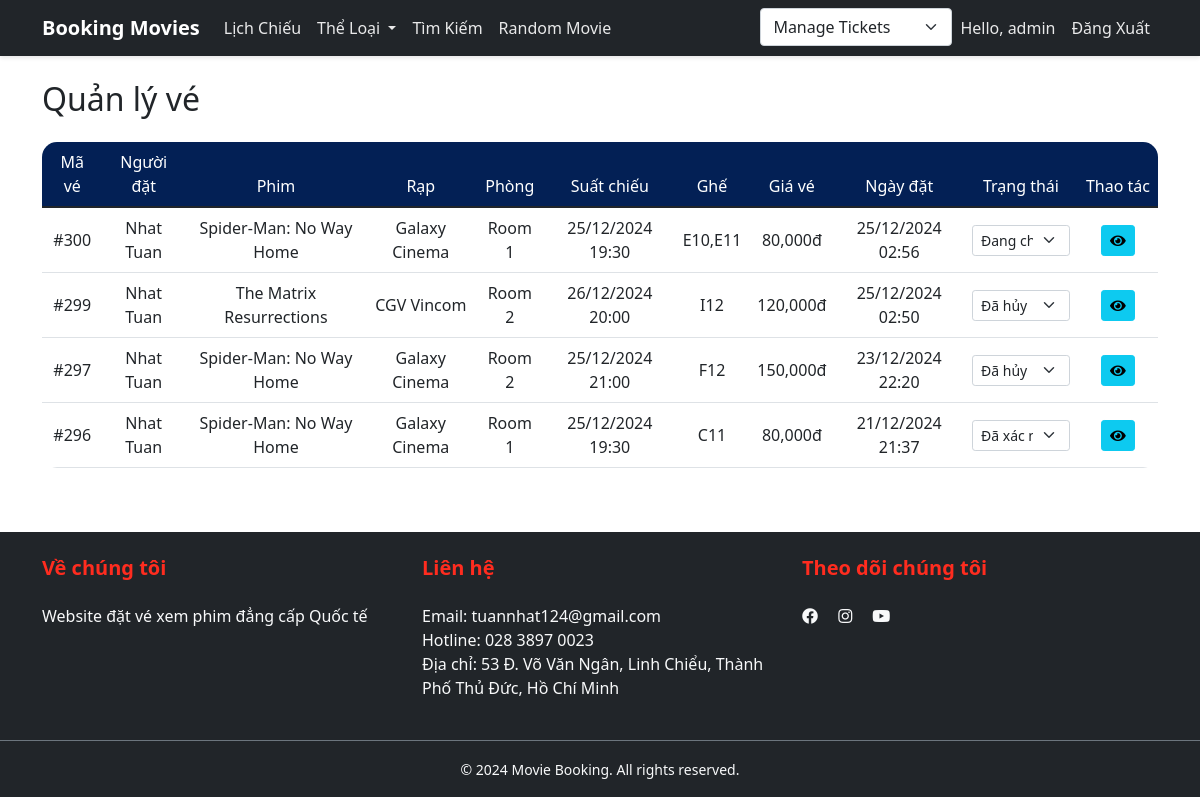
/Booking-movies/admin/manage_tickets.php (signed in), run on the app's committed database.
### tables this page shows
CREATE TABLE `users` (
  `id` int(11) NOT NULL,
  `username` varchar(50) NOT NULL,
  `password` varchar(255) NOT NULL,
  `email` varchar(100) NOT NULL,
  `fullname` varchar(100) DEFAULT NULL,
  `phone` varchar(15) DEFAULT NULL,
  `role` enum('admin','user') DEFAULT 'user',
  `status` enum('active','blocked') DEFAULT 'active',
  `created_at` timestamp NOT NULL DEFAULT current_timestamp(),
  `updated_at` timestamp NOT NULL DEFAULT current_timestamp() ON UPDATE current_timestamp()
);

CREATE TABLE `bookings` (
  `id` int(11) NOT NULL,
  `user_id` int(11) NOT NULL,
  `schedule_id` int(11) NOT NULL,
  `customer_name` varchar(255) DEFAULT NULL,
  `customer_email` varchar(255) DEFAULT NULL,
  `customer_phone` varchar(15) DEFAULT NULL,
  `total_price` decimal(10,2) NOT NULL,
  `payment_method` enum('cash','credit_card','momo') DEFAULT 'cash',
  `status` enum('pending','confirmed','cancelled') DEFAULT 'pending',
  `booking_code` varchar(20) NOT NULL,
  `created_at` timestamp NOT NULL DEFAULT current_timestamp(),
  `updated_at` timestamp NOT NULL DEFAULT current_timestamp() ON UPDATE current_timestamp()
);

CREATE TABLE `movies` (
  `id` int(11) NOT NULL,
  `title` varchar(255) NOT NULL,
  `description` text DEFAULT NULL,
  `poster` varchar(255) DEFAULT NULL,
  `trailer_url` varchar(255) DEFAULT NULL,
  `duration` int(11) NOT NULL,
  `release_date` date NOT NULL,
  `country` varchar(100) DEFAULT 'Việt Nam',
  `director` varchar(100) DEFAULT NULL,
  `status` enum('coming_soon','now_showing','ended') DEFAULT 'coming_soon',
  `rates` decimal(3,1) DEFAULT 10.0,
  `created_at` timestamp NOT NULL DEFAULT current_timestamp(),
  `updated_at` timestamp NOT NULL DEFAULT current_timestamp() ON UPDATE current_timestamp(),
  `banner_title` varchar(255) DEFAULT NULL,
  `banner_description` text DEFAULT NULL
);

CREATE TABLE `theaters` (
  `id` int(11) NOT NULL,
  `name` varchar(255) NOT NULL,
  `address` varchar(255) NOT NULL,
  `phone` varchar(15) DEFAULT NULL,
  `total_seats` int(11) DEFAULT NULL,
  `created_at` timestamp NOT NULL DEFAULT current_timestamp(),
  `updated_at` timestamp NOT NULL DEFAULT current_timestamp() ON UPDATE current_timestamp()
);

CREATE TABLE `rooms` (
  `id` int(11) NOT NULL,
  `theater_id` int(11) NOT NULL,
  `name` varchar(255) NOT NULL,
  `capacity` int(11) NOT NULL,
  `room_type` enum('2D','3D','4D') DEFAULT '2D',
  `status` enum('active','maintenance') DEFAULT 'active',
  `created_at` timestamp NOT NULL DEFAULT current_timestamp(),
  `updated_at` timestamp NOT NULL DEFAULT current_timestamp() ON UPDATE current_timestamp()
);

CREATE TABLE `schedules` (
  `id` int(11) NOT NULL,
  `movie_id` int(11) NOT NULL,
  `room_id` int(11) NOT NULL,
  `show_date` date NOT NULL,
  `show_time` time NOT NULL,
  `price` decimal(10,2) NOT NULL,
  `status` enum('active','cancelled') DEFAULT 'active',
  `created_at` timestamp NOT NULL DEFAULT current_timestamp(),
  `updated_at` timestamp NOT NULL DEFAULT current_timestamp() ON UPDATE current_timestamp()
);

### Booking-movies/app/models/Movie.php (called while the page is built, shortened)
<?php
require_once 'db.php';
class Movie extends Database
{
    public function getAllMovies($status = null)
    {
        $sql = "SELECT * FROM movies";
        $sql .= " ORDER BY release_date DESC";
        $stmt = self::$connection->prepare($sql);
        return $this->select($stmt);
    }
}

### Booking-movies/app/models/db.php (called while the page is built, shortened)
<?php
class Database
{
    public function select($sql)
    {
        $sql->execute();
        return $sql->get_result()->fetch_all(MYSQLI_ASSOC);
    }
}

### Booking-movies/app/models/User.php (called while the page is built, shortened)
<?php
require_once 'db.php';
class User extends Database
{
    public function getUserById($id)
    {
        $sql = "SELECT * FROM users WHERE id = ?";
        $stmt = self::$connection->prepare($sql);
        $stmt->bind_param("i", $id);
        return $this->select($stmt);
    }
}

### Booking-movies/app/models/Booking.php (called while the page is built, shortened)
<?php
require_once 'db.php';
class Booking extends Database
{
    public function getTotalBookings() {
        $sql = "SELECT COUNT(*) as total FROM bookings";
        $result = self::$connection->query($sql);
        $row = $result->fetch_assoc();
        return $row['total'];
    }
    public function getBookingsByPagination($offset, $limit) {
        $sql = "SELECT b.*, u.fullname, u.email, u.phone,
                m.title, r.name as room_name, t.name as theater_name,
                s.show_date, s.show_time, s.price,
                GROUP_CONCAT(st.seat_row, st.seat_number ORDER BY st.seat_row, st.seat_number) as seat_codes
                FROM bookings b
                JOIN users u ON b.user_id = u.id
                JOIN schedules s ON b.schedule_id = s.id
                JOIN movies m ON s.movie_id = m.id
                JOIN rooms r ON s.room_id = r.id
                JOIN theaters t ON r.theater_id = t.id
                JOIN booking_seats bs ON b.id = bs.booking_id
                JOIN seats st ON bs.seat_id = st.id
                GROUP BY b.id
                ORDER BY b.created_at DESC
                LIMIT ?, ?";
        $stmt = self::$connection->prepare($sql);
        $stmt->bind_param("ii", $offset, $limit);
        $stmt->execute();
        $result = $stmt->get_result();
        return $result->fetch_all(MYSQLI_ASSOC);
    }
}

### Booking-movies/app/common/Pagination.php (called while the page is built, shortened)
<?php
class Pagination {
    private $itemsPerPage;
    private $offset;
    public function __construct($totalItems, $itemsPerPage = 10, $currentPage = 1) {
        $this->totalItems = $totalItems;
        $this->itemsPerPage = $itemsPerPage;
        $this->currentPage = (int)$currentPage;
        $this->totalPages = ceil($this->totalItems / $this->itemsPerPage);
        $this->offset = ($this->currentPage - 1) * $this->itemsPerPage;
    }
    public function getOffset() {
        return $this->offset;
    }
    public function getLimit() {
        return $this->itemsPerPage;
    }
}

### Booking-movies/admin/manage_tickets.php (the view, shortened to what this page needs)
<?php
include '../includes/header.php';
require_once '../app/common/Pagination.php';
$page = isset($_GET['page']) ? (int)$_GET['page'] : 1;
$itemsPerPage = 10;
$totalTickets = $bookingModel->getTotalBookings();
$pagination = new Pagination($totalTickets, $itemsPerPage, $page);
$tickets = $bookingModel->getBookingsByPagination($pagination->getOffset(), $pagination->getLimit());
?>
<div class="container mt-4">
    <h2 class="mb-4">Quản lý vé</h2>
    <div class="table-responsive">
        <table class="table">
            <thead>
                <tr>
                    <th style="min-width: 60px;">Mã vé</th>
                    <th>Người đặt</th>
                    <th>Phim</th>
                    <th>Rạp</th>
                    <th>Phòng</th>
                    <th>Suất chiếu</th>
                    <th>Ghế</th>
                    <th>Giá vé</th>
                    <th>Ngày đặt</th>
                    <th>Trạng thái</th>
                    <th style="min-width: 80px;">Thao tác</th>
                </tr>
            </thead>
            <tbody>
                <?php foreach ($tickets as $ticket): ?>
                    <tr>
                        <td>#<?php echo $ticket['id']; ?></td>
                        <td><?php echo $ticket['fullname']; ?></td>
                        <td><?php echo $ticket['title']; ?></td>
                        <td><?php echo $ticket['theater_name']; ?></td>
                        <td><?php echo $ticket['room_name']; ?></td>
                        <td>
                            <?php
                            $show_datetime = date('d/m/Y', strtotime($ticket['show_date'])) . ' ' .
                                date('H:i', strtotime($ticket['show_time']));
                            echo $show_datetime;
                            ?>
                        </td>
                        <td><?php echo $ticket['seat_codes']; ?></td>
                        <td><?php echo number_format($ticket['price']); ?>đ</td>
                        <td><?php echo date('d/m/Y H:i', strtotime($ticket['created_at'])); ?></td>
                        <td>
                            <form method="POST" class="d-inline">
                                <select name="status" class="form-select form-select-sm" onchange="this.form.submit()">
                                    <option value="pending" <?php echo $ticket['status'] == 'pending' ? 'selected' : ''; ?>>
                                        Đang chờ
                                    </option>
                                    <option value="confirmed" <?php echo $ticket['status'] == 'confirmed' ? 'selected' : ''; ?>>
                                        Đã xác nhận
                                    </option>
                                    <option value="cancelled" <?php echo $ticket['status'] == 'cancelled' ? 'selected' : ''; ?>>
                                        Đã hủy
                                    </option>
                                </select>
                            </form>
                        </td>
                        <td>
                            <button class="btn btn-info btn-sm view-ticket"
                                data-bs-toggle="modal"
                                data-bs-target="#ticketModal"
                                data-ticket='<?php echo json_encode($ticket); ?>'>
                                <i class="fas fa-eye"></i>
                            </button>
                        </td>
                    </tr>
                <?php endforeach; ?>
            </tbody>
        </table>
    </div>
</div>
<?php include '../includes/footer.php'; ?>

### Booking-movies/includes/header.php (shortened to what this page needs)
<?php
require_once $_SERVER['DOCUMENT_ROOT'] . '/Project_Be1/Booking-movies/app/models/db.php';
require_once $_SERVER['DOCUMENT_ROOT'] . '/Project_Be1/Booking-movies/app/models/User.php';
require_once $_SERVER['DOCUMENT_ROOT'] . '/Project_Be1/Booking-movies/app/models/Movie.php';
require_once $_SERVER['DOCUMENT_ROOT'] . '/Project_Be1/Booking-movies/app/models/Schedule.php';
require_once $_SERVER['DOCUMENT_ROOT'] . '/Project_Be1/Booking-movies/app/models/Booking.php';
$userModel = new User();
$movieModel = new Movie();
$bookingModel = new Booking();
$allMovies = $movieModel->getAllMovies();
$randomMovie = $allMovies[array_rand($allMovies)];
?>
<?php
if (isset($_SESSION['user_id'])) {
    $user_id = $_SESSION['user_id'];
    $user_details = $userModel->getUserById($user_id);
    $user = $user_details[0];
} ?>
<!DOCTYPE html>
<html lang="vi">
<head>
    <link rel="stylesheet" href="/Project_Be1/Booking-movies/assets/css/style.css">
    <link rel="stylesheet" href="/Project_Be1/Booking-movies/assets/css/pagination.css">
    <link rel="stylesheet" href="/Project_Be1/Booking-movies/assets/css/banner.css">
    <link rel="stylesheet" href="/Project_Be1/Booking-movies/assets/css/genre.css">
    <link rel="stylesheet" href="/Project_Be1/Booking-movies/assets/css/notification.css">
    <link href="https://cdn.jsdelivr.net/npm/bootstrap@5.1.3/dist/css/bootstrap.min.css" rel="stylesheet">
</head>
<body>
    <nav class="navbar navbar-expand-lg navbar-dark bg-dark">
        <div class="container">
            <a class="navbar-brand" href="/Project_Be1/Booking-movies/">Booking Movies</a>
            <div class="collapse navbar-collapse">
                <ul class="navbar-nav me-auto">
                    <li class="nav-item">
                        <a class="nav-link" href="/Project_Be1/Booking-movies/schedule.php">Lịch Chiếu</a>
                    </li>
                    <li class="nav-item dropdown">
                        <a class="nav-link dropdown-toggle" href="#" role="button" data-bs-toggle="dropdown" aria-expanded="false">
                            Thể Loại
                        </a>
                    </li>
                    <li class="nav-item">
                        <a class="nav-link" href="/Project_Be1/Booking-movies/search.php">Tìm Kiếm</a>
                    </li>
                    <li class="nav-item">
                        <a class="nav-link" href="/Project_Be1/Booking-movies/movie.php?id=<?php echo $randomMovie['id']; ?>">Random Movie</a>
                    </li>
                </ul>
                <ul class="navbar-nav">
                    <?php if (isset($_SESSION['user_id'])): ?>
                        <?php if ($_SESSION['role'] == 'admin'): ?>
                            <li class="nav-item">
                                <?php $current_page = $_SERVER['REQUEST_URI']; ?>
                                <select class="form-select" onchange="window.location.href=this.value">
                                    <option value="/Project_Be1/Booking-movies/admin/manage_tickets.php"
                                        <?php if ($current_page == '/Project_Be1/Booking-movies/admin/manage_tickets.php') echo 'selected'; ?>>Manage Tickets</option>
                                </select>
                            </li>
                        <?php endif; ?>
                        <li class="nav-item">
                            <a class="nav-link" href="/Project_Be1/Booking-movies/user/profile.php">
                                <?php
                                if ($user) {
                                    echo 'Hello, ' . $user['username'];
                                } else {
                                    echo 'Tài khoản';
                                }
                                ?>
                            </a>
                        </li>
                        <li class="nav-item">
                            <a class="nav-link" href="/Project_Be1/Booking-movies/user/logout.php">Đăng Xuất</a>
                        </li>
                    <?php endif; ?>
                </ul>
            </div>
        </div>
    </nav>
</body>
</html>

### Booking-movies/assets/css/style.css (style rules this page uses)
:root { --primary-color: #032055; --secondary-color: #ff2c1f; --text-color: #333; --white-color: #fff; --light-bg: #f8f9fa; --dark-bg: #1a1a1a; }
body { font-family: 'Poppins', sans-serif; color: var(--text-color); background-color: #f4f7fc; min-height: 100vh; display: flex; flex-direction: column; }
a { text-decoration: none !important; }
.navbar { background: var(--primary-color) !important; padding: 1rem 0; box-shadow: 0 2px 4px rgba(0, 0, 0, 0.1); }
.navbar-brand { font-size: 1.5rem; font-weight: 700; color: #fff !important; }
.navbar-dark .navbar-nav .nav-link { color: rgba(255, 255, 255, 0.9) !important; font-weight: 500; padding: 0.5rem 1rem; transition: all 0.3s ease; }
.btn-info { background-color: #17a2b8; border-color: #17a2b8; }
.btn { padding: 0.6rem 1.5rem; border-radius: 50px; font-weight: 500; transition: all 0.3s ease; }
.table { background: white; border-radius: 15px; overflow: hidden; }
.table thead th { text-align: center; background: var(--primary-color); color: white; font-weight: 500; border: none; }
.table td { text-align: center; vertical-align: middle; }

### data on the page
users: username "admin"
bookings: id "300", user.fullname "Nhat Tuan", movies.title "Spider-Man: No Way Home", theaters.name "Galaxy Cinema", rooms.name "Room 1", schedule.show_time "25/12/2024 19:30", seat_codes "E10,E11", schedule.price "80,000", created_at "25/12/2024 02:56", status "Đang chờ"
bookings: id "299", user.fullname "Nhat Tuan", movies.title "The Matrix Resurrections", theaters.name "CGV Vincom", rooms.name "Room 2", schedule.show_time "26/12/2024 20:00", seat_codes "I12", schedule.price "120,000", created_at "25/12/2024 02:50", status "Đã hủy"
bookings: id "297", user.fullname "Nhat Tuan", movies.title "Spider-Man: No Way Home", theaters.name "Galaxy Cinema", rooms.name "Room 2", schedule.show_time "25/12/2024 21:00", seat_codes "F12", schedule.price "150,000", created_at "23/12/2024 22:20", status "Đã hủy"
bookings: id "296", user.fullname "Nhat Tuan", movies.title "Spider-Man: No Way Home", theaters.name "Galaxy Cinema", rooms.name "Room 1", schedule.show_time "25/12/2024 19:30", seat_codes "C11", schedule.price "80,000", created_at "21/12/2024 21:37", status "Đã xác nhận"
